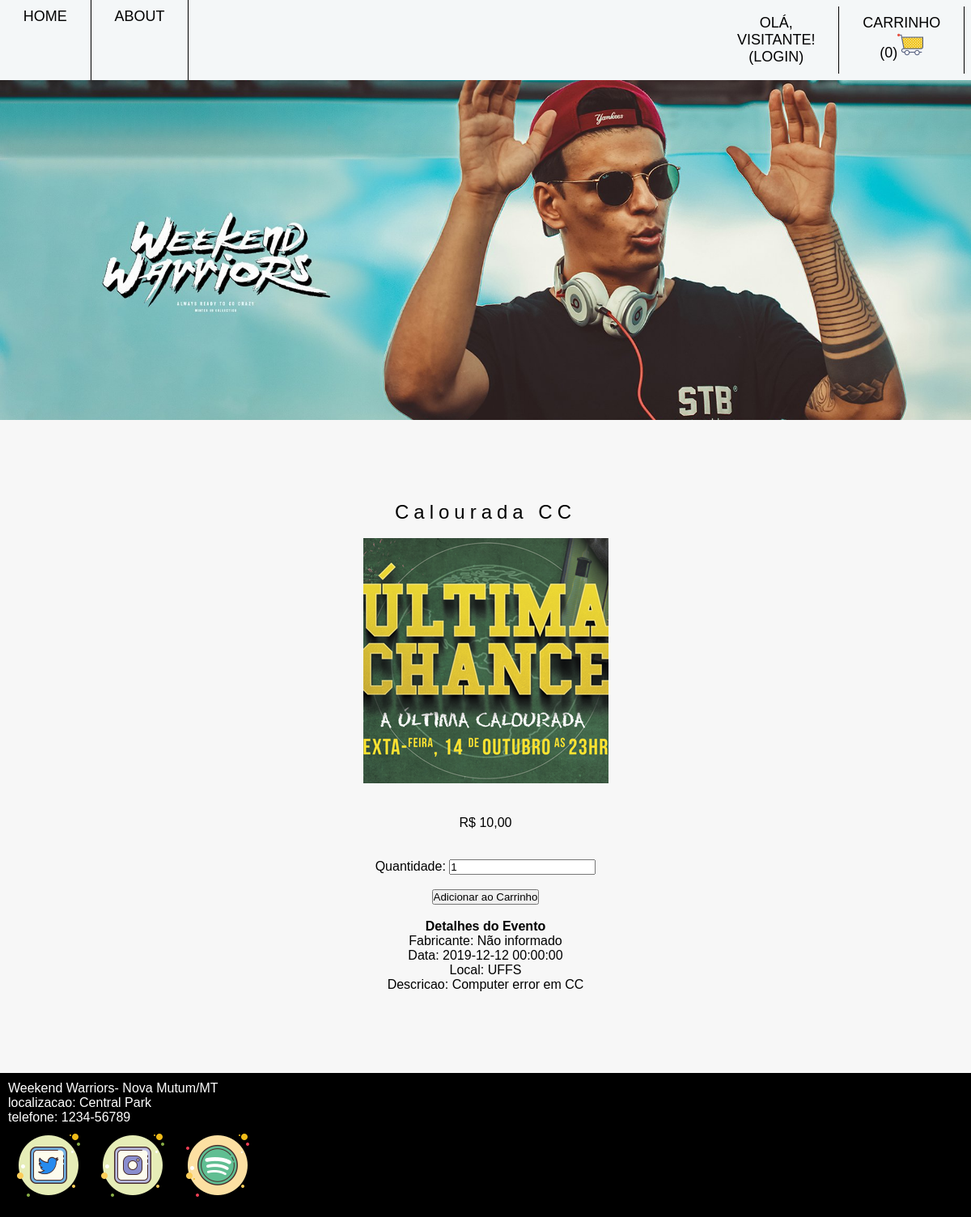
/weekend/evento.php?id=8, run on the app's committed database.
### tables this page shows
CREATE TABLE IF NOT EXISTS `evento` (
  `id` INTEGER AUTO_INCREMENT PRIMARY KEY,  
  `nome` VARCHAR(50) NOT NULL, 
  `idFabricante` INTEGER,  
  `imagem` VARCHAR(50),
  `LocalEvento` VARCHAR(50),
  `dataEvento` DATETIME,
  `descricao` TEXT,
  `qtde` integer,
  `valor` real,

  FOREIGN KEY (idFabricante) REFERENCES fabricante(id) 
);

### weekend/classes/Evento.php (called while the page is built, shortened)
<?php
require_once "BD.php";
class Evento{
	private $conexao;
	function __construct(){
		$this->conexao = new BD();
	}
	function consultaEvento($id){
		$sql = "SELECT evento.id as idEvento, evento.nome as nomeEvento, imagem, LocalEvento, dataEvento, descricao,
		qtde, valor as valorFinal, fabricante.id as idFabricante,
		fabricante.nome as nomeFabricante FROM evento LEFT JOIN fabricante ON
		evento.idFabricante = fabricante.id WHERE evento.id = $id";
		return $this->conexao->select($sql);
	}
}
?>

### weekend/classes/BD.php (called while the page is built, shortened)
<?php
class BD {
	private $host = "localhost";
	private $user = "root";
	private $password = "";
	private $database = "weekend";
	private $conexao;
	function __construct(){
		$this->conexao = new PDO("mysql:host=".$this->host.";dbname=" . $this->database, $this->user, $this->password);
	}
	function select($sql){
		$stmt = $this->conexao->query($sql);
		return $stmt->fetchAll();
	}
}
?>

### weekend/includes/functions.php (called while the page is built)
<?php
function mostraImagem($nomeArquivo){
	if($nomeArquivo =='')
		return "default.jpg";
	else
		return $nomeArquivo;
}
function formataPreco($valor){
	return "R$ ".str_replace(".", ",", number_format($valor, 2));
}
?>

### weekend/evento.php (the view, shortened to what this page needs)
<?php include "includes/cabecalho.php"; ?>
    <div class="container">
        <section class="col-2">
            <?php
            require_once "classes/Evento.php";
            require_once "includes/functions.php";
            if (!isset($_GET['id']) || !is_numeric($_GET['id'])) {
                echo "<h2>Identificador de evento inválido</h2>";
            } else {
                $obj = new Evento();
                $evento = $obj->consultaEvento($_GET['id']);
                if (empty($evento)) {
                    echo "<h2>Evento não encontrado</h2>";
                } else {
                    ?>
                    <div class="detalhes-evento">
                        <h2><?= $evento[0]['nomeEvento']; ?></h2>
                        <br>
                        <figure>
                            <img src="Img/vintage/<?= mostraImagem($evento[0]['imagem']); ?>" alt="<?= $evento[0]['nomeEvento']; ?>">
                        </figure>
                        <div class="form">
                            <p>
                             <br><br>
                                <span class="precoFinal">
                                    <?= formataPreco($evento[0]['valorFinal']); ?>
                                </span>
                            </p>
                            <br><br>
                            <form action="adiciona.php" method="post" id="add-carrinho">
                                <label for="quantidade">Quantidade:</label>
                                <input type="number" name="quantidade" value="1" min="1">
                                <br><br>
                                <input type="submit" value="Adicionar ao Carrinho" name="adicionar">
                                <br><br>
                            </form>
                        </div>
                        <div class="detalhes">
                            <h4>Detalhes do Evento</h4>
                            <p class="fab">Fabricante: <?= ($evento[0]['nomeFabricante'] == NULL) ? "Não informado" : $evento[0]['nomeFabricante']; ?></p>
                            <p class="dataEvento">Data: <?= nl2br($evento[0]['dataEvento']) ?></p>
                            <p class="LocalEvento">Local: <?= nl2br($evento[0]['LocalEvento']) ?></p>
                            <p class="desc">Descricao: <?= nl2br($evento[0]['descricao']) ?></p>
                        </div>
                    </div>
            <?php
                }
            }
            ?>
        </section>
    </div>
    <?php include "includes/rodape.php"; ?>

### weekend/css/style.css (style rules this page uses)
* { margin: 0; padding: 0; }
body { font-family: "Work Sans", sans-serif; box-sizing: border-box; background-color: #F7F7F7; }
h1, h2, h3 { font-weight: lighter; letter-spacing: 6px; color: black; }
.col-2 { color: black; padding: 100px; text-align: center; }
.container { max-width: 1100px; margin: auto; }

### data on the page
evento: nome "Calourada CC", imagem (picture), valor "R$ 10,00", dataEvento "2019-12-12 00:00:00", LocalEvento "UFFS", descricao "Computer error em CC"
